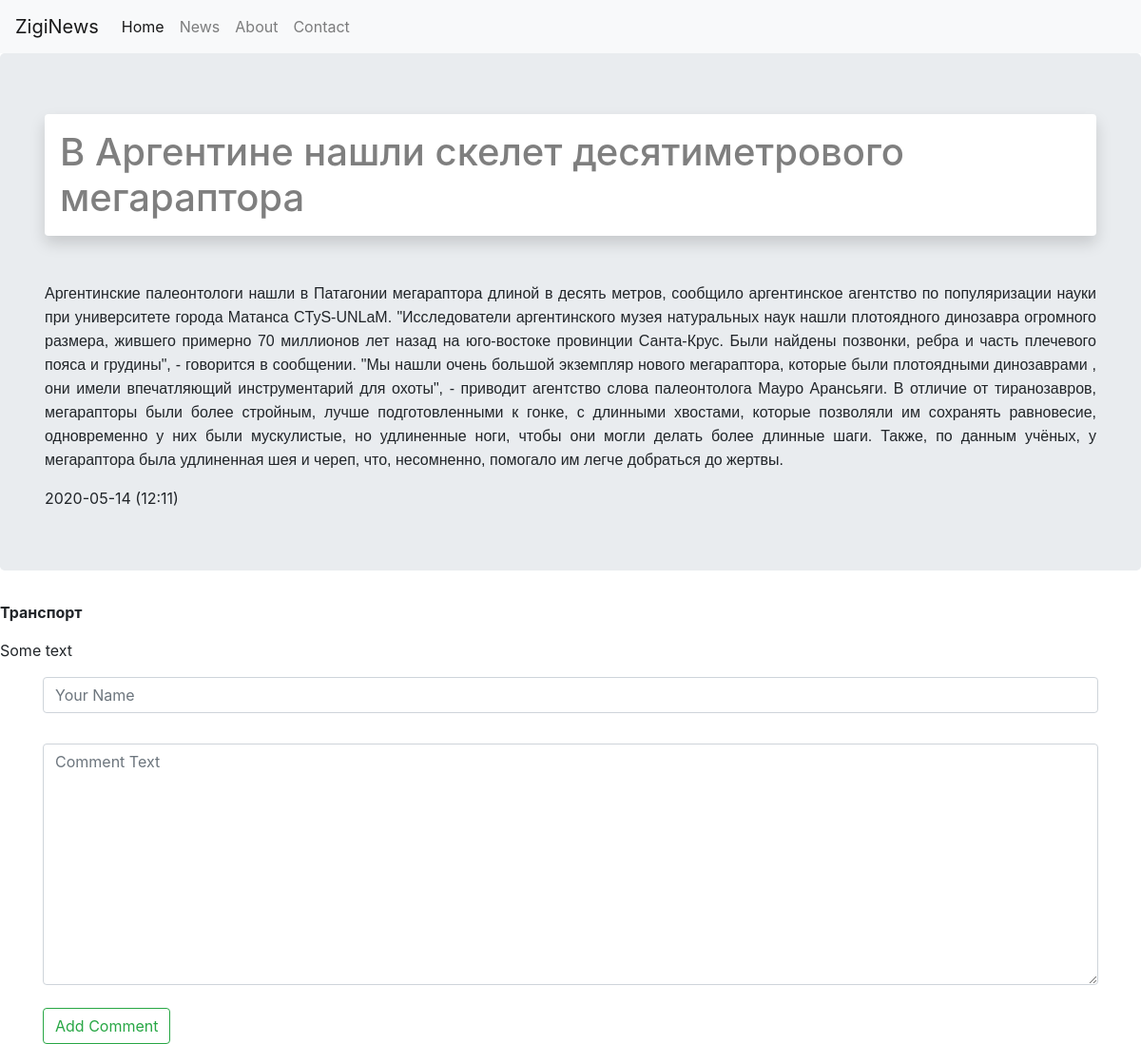
Page /article/3/ on the committed database.
### MyProject/apps/News/models.py (models this page shows, shortened)
class Article(models.Model):
	title = models.CharField(max_length=70, verbose_name='Заголовок')
	text = models.TextField(verbose_name='Текст')
	published = models.DateTimeField(auto_now_add=True, db_index=True, verbose_name='Дата публикации')
	rubric = models.ForeignKey(Rubric, null=True, on_delete=models.PROTECT, verbose_name='Категория')
	class Meta:
		verbose_name = 'Статью'
		verbose_name_plural = 'Статьи'
		ordering = ['-published']

class Comment(models.Model):
	article = models.ForeignKey(Article, on_delete = models.CASCADE, verbose_name='Статья')
	author = models.CharField(max_length=30, verbose_name='Автор комментария')
	comment_text = models.CharField(max_length=300, verbose_name='Комментарий')
	class Meta:
		verbose_name = 'Комментарий'
		verbose_name_plural = 'Комментарии'

### MyProject/apps/News/views.py (the view)
# urls.py: path('article/<int:article_id>/', PostDetail.as_view(), name = 'detail'),
class PostDetail(View):
	def get(self, request, article_id):
		article = get_object_or_404(Article, id = article_id)
		latest_comments_list = article.comment_set.order_by('-id')[:10]
		context = {'article': article, 'latest_comments_list': latest_comments_list}
		return render(request, 'news/detail.html', context)

### MyProject/templates/news/detail.html (shortened to what this page needs)
{% extends 'news/base.html' %}
{% block content %}
<div class="jumbotron">
	<div class="container">
		<h1 class="text-left text-black-50 shadow p-3 mb-5 bg-white rounded">
	   {{ article.title }}</h1>
		<div  class="text-justify">
	<p>{{ article.text|safe }}</p>
	   {{ article.published|date:"Y-m-d (H:i)" }}
		</div>
	</div>
</div>
	{% for comment in latest_comments_list %}
	<p>
		<strong>{{ comment.author }}</strong>
		<p>{{ comment.comment_text }}</p>
	</p>
	{% endfor %}
<div class="container">
	<form class="needs-validation" action="{% url 'News:add_comment' article.id %}" method="POST">
		<input class="form-control mb-2 mr-sm-2" type="text" required placeholder="Your Name" name="name"><br>
		<textarea class="form-control" name="text" required="" placeholder="Comment Text" cols="30" rows="10"></textarea><br>
		<button class="btn btn-outline-success" type="submit">Add Comment</button>
	</form>
</div>
{% endblock %}

### rows in the picture
Article: title "В Аргентине нашли скелет десятиметрового мегараптора", text "Аргентинские палеонтологи нашли в Патагонии мегараптора длиной в десять метров, сообщило аргентинское агентство по популяризации науки при университете города Матанса CTyS-UNLaM. \"Исследователи аргентинского музея натуральных наук нашли плотоядного динозавра огромного размера, жившего примерно 70 миллионов лет назад на юго-востоке провинции Санта-Крус. Были найдены позвонки, ребра и часть плечевого пояса и грудины\", - говорится в сообщении. \"Мы нашли очень большой экземпляр нового мегараптора, которые были плотоядными динозаврами , они имели впечатляющий инструментарий для охоты\", - приводит агентство слова палеонтолога Мауро Арансьяги. В отличие от тиранозавров, мегарапторы были более…", published "2020-05-14 (12:11)"
Comment: author "Транспорт", comment_text "Some text"
